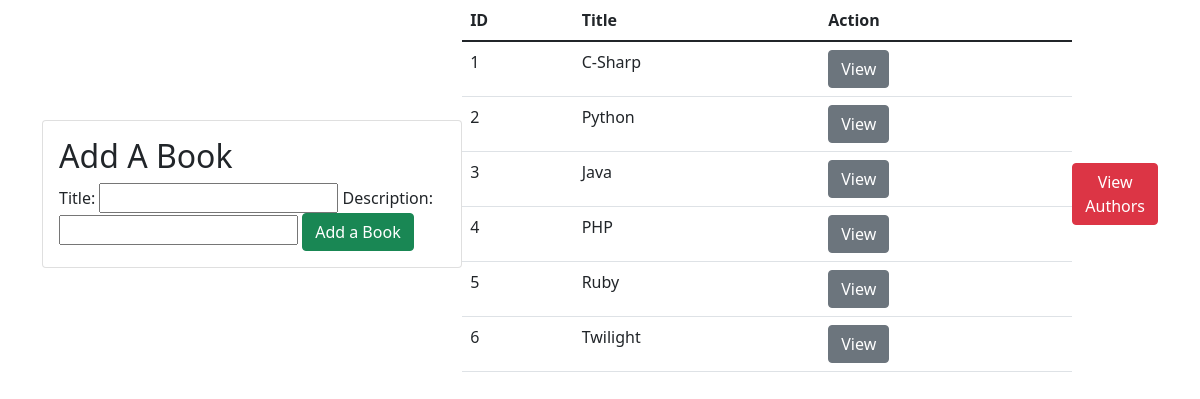
The page / on the database its author committed.
### bookAuthorApp/models.py (models this page shows)
class Book(models.Model):
    title = models.CharField(max_length=255)
    desc = models.TextField()
    createdAt = models.DateTimeField(auto_now_add=True)
    updatedAt = models.DateTimeField(auto_now=True)

### bookAuthorApp/views.py (the view)
# urls.py: path('', views.index),
def index(request):
    context = {
        "books": Book.objects.all()
    }
    return render(request,'index.html', context)

### bookAuthorApp/templates/index.html (shortened to what this page needs)
<!DOCTYPE html>
<html lang="en">
<head>
    <link href="https://cdn.jsdelivr.net/npm/bootstrap@5.1.3/dist/css/bootstrap.min.css" rel="stylesheet">
    {% load static %}
    <link rel="stylesheet" href="{% static 'css/style.css' %}">
</head>
<body>
    <div class="container d-flex justify-content-between align-items-center">
        <div class="card">
            <div class="card-body">
                <form action="/addBook", method="post">
                    <h2>Add A Book</h2>
                    <label for="title">Title:</label>
                    <input type="text" name="title">
                    <label for="desc">Description:</label>
                    <input type="textarea" name="desc">
                    <input class="btn btn-success" type="submit" value="Add a Book">
                </form>
            </div>
        </div>
        <table class="table">
            <thead>
                <tr>
                    <th>ID</th>
                    <th>Title</th>
                    <th>Action</th>
                </tr>
            </thead>
            <tbody>
                {% for book in books %}
                <tr>
                    <td>{{book.id}}</td>
                    <td>{{book.title}}</td>
                    <td><a class="btn btn-secondary" href="/view/{{book.id}}">View</a></td>
                </tr>
                {% endfor %}
            </tbody>
        </table>
        <a class="btn btn-danger" href="/authors">View Authors</a>
    </div>
</body>
</html>

### rows shown on the page
Book: id "1", title "C-Sharp"
Book: id "2", title "Python"
Book: id "3", title "Java"
Book: id "4", title "PHP"
Book: id "5", title "Ruby"
Book: id "6", title "Twilight"
